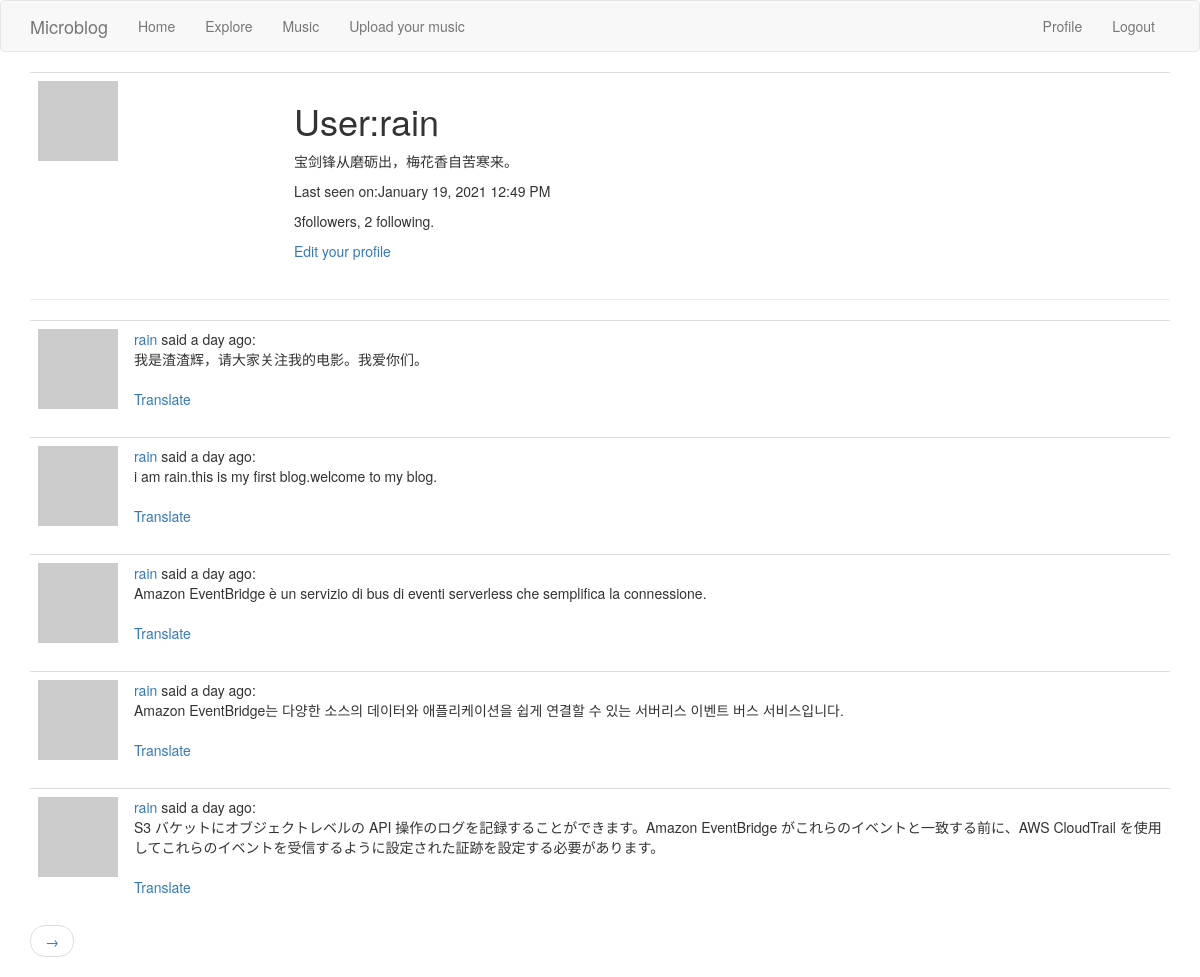
Screenshot of /user/rain (signed in) with the database file from the repository.
### app/models.py (models this page shows, shortened)
class User(UserMixin,db.Model):
    id = db.Column(db.Integer, primary_key=True)
    username = db.Column(db.String(64), index=True,unique=True)
    email = db.Column(db.String(120), index=True,unique=True)
    password_hash = db.Column(db.String(128))
    posts = db.relationship('Post',backref='author',lazy='dynamic')
    about_me = db.Column(db.String(140))
    last_seen = db.Column(db.DateTime,default=datetime.utcnow)
    followed = db.relationship(
        'User',
        secondary = followers,
        primaryjoin = (followers.c.follower_id==id),
        secondaryjoin = (followers.c.followed_id==id),
        backref = db.backref('followers',lazy='dynamic'),
        lazy='dynamic'
        )
    def avatar(self,size):
        digest = md5(self.email.lower().encode('utf-8')).hexdigest()
        return 'https://www.gravatar.com/avatar/{}?d=identicon&s={}'.format(digest,size)

class Post(db.Model):
    id = db.Column(db.Integer,primary_key=True)
    body = db.Column(db.String(140))
    timestamp = db.Column(db.DateTime,index=True,default=datetime.utcnow)
    user_id = db.Column(db.Integer,db.ForeignKey('user.id'))
    language = db.Column(db.String(5))

### app/routes.py (the view)
@app.route('/user/<username>')
@login_required
def user(username):
    user = User.query.filter_by(username=username).first_or_404()
    page = request.args.get('page',1,type=int)
    posts = user.posts.order_by(Post.timestamp.desc()).paginate(page,app.config['POSTS_PER_PAGE'],False)
    next_url = url_for('user',username=user.username,page=posts.next_num) if posts.has_next else None
    prev_url = url_for('user',username=user.username,page=posts.prev_num) if posts.has_prev else None
    return render_template('user.html',user=user,posts=posts.items,next_url=next_url,prev_url=prev_url)

### app/models.py (called while the page is built)
@login.user_loader
def load_user(id):
    return User.query.get(int(id))

### app/routes.py (called while the page is built)
@app.before_request
def before_request():
    if current_user.is_authenticated:
        current_user.last_seen = datetime.utcnow()
        db.session.commit()

### app/templates/user.html
{% extends "base.html" %}
{% block app_content %}
	<table class="table table-hover">
		<tr>
			<td width="256px"><img src="{{ user.avatar(256) }}"></td>
			<td>
				<h1>User:{{ user.username }}</h1>
				{% if  user.about_me  %}
					<p>{{ user.about_me }}</p>
				{% endif %}
				{% if  user.last_seen  %}
					<p>Last seen on:{{ moment(user.last_seen).format('LLL') }}</p>
				{% endif %}
				<p>{{ user.followers.count() }}followers, {{ user.followed.count() }} following.</p>
				{% if user == current_user %}
				<p>
					<a href="{{ url_for('edit_profile') }}">Edit your profile</a>
				</p>
				{% elif not current_user.is_following(user) %}
					<p><a href="{{ url_for('follow',username=user.username) }}">Follow</a></p>
				{% else %}
					<p><a href="{{ url_for('unfollow',username=user.username) }}">Unfollow</a></p>
				{% endif %}
			</td>
		</tr>
	</table>
	<hr>
	{% for post in posts%}
	{% include '_post.html' %}
	{% endfor %}
	<nav aria-label="..." >
		<ul class="pager">
			<li class="previous{% if not prev_url %} disables{% endif %}">
				<a href="{{ prev_url or '#' }}">
					<span aria-hidden="true">&rarr;</span>
				</a>
			</li>
		</ul>
	</nav>
{% endblock %}

### app/templates/_post.html
<table class="table table-hover">
	<tr>
		<td width="70px">
			<a href="{{ url_for('user',username=post.author.username) }}">
				<img src="{{ post.author.avatar(70) }}">
			</a>
		</td>
		<td>
			<a href="{{ url_for('user',username=post.author.username) }}">{{ post.author.username }}</a>
			said {{ moment(post.timestamp).fromNow() }}:
			<br>
			<span id="post{{ post.id }}">{{ post.body }}</span>
			{% if post.language and post.language != g.locale %}
				<br><br>
				<span id="translation{{ post.id }}">
					<a href="javascript:translate('#post{{ post.id }}','#translation{{ post.id }}','{{ post.language }}','{{ g.locale }}')">{{ _('Translate') }}</a>
				</span>
			{% endif %}
		</td>
        </tr>
</table>

### rows the page displays
User: username "rain", about_me "宝剑锋从磨砺出，梅花香自苦寒来。", last_seen "January 19, 2021 12:49 PM"
Post: author.username "rain", timestamp "a day ago", body "我是渣渣辉，请大家关注我的电影。我爱你们。"
Post: author.username "rain", timestamp "a day ago", body "i am rain.this is my first blog.welcome to my blog."
Post: author.username "rain", timestamp "a day ago", body "Amazon EventBridge è un servizio di bus di eventi serverless che semplifica la connessione."
Post: author.username "rain", timestamp "a day ago", body "Amazon EventBridge는 다양한 소스의 데이터와 애플리케이션을 쉽게 연결할 수 있는 서버리스 이벤트 버스 서비스입니다."
Post: author.username "rain", timestamp "a day ago", body "S3 バケットにオブジェクトレベルの API 操作のログを記録することができます。Amazon EventBridge がこれらのイベントと一致する前に、AWS CloudTrail を使用してこれらのイベントを受信するように設定された証跡を設定する必要があります。"

### other values shown
{{ user.followers.count() }} "3"
{{ user.followed.count() }} "2"
